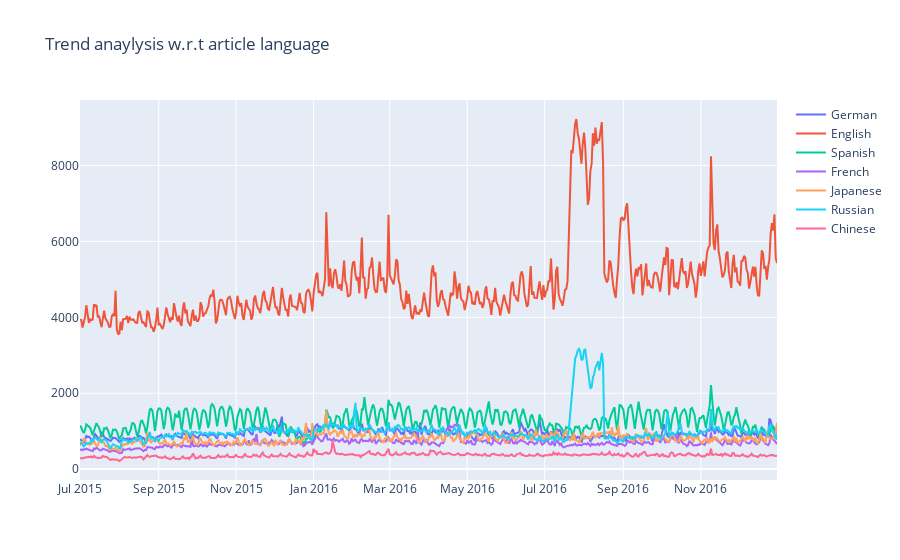

Here is the notebook cell this chart was saved with:
### Code cell
language_codes = {
    "de": "German",
    "en": "English",
    "es": "Spanish",
    "fr": "French",
    "ja": "Japanese",
    "ru": "Russian",
    "zh": "Chinese"
}

fig = go.Figure()
for lang in language_df.columns:
    fig.add_trace(go.Line(x=language_df.index, 
                          y = language_df[lang],
                          name = language_codes[lang]))
    
fig.update_layout(title = 'Trend anaylysis w.r.t article language')
fig.show()

### Figure 1 — Plotly figure (JSON) as saved in the notebook; plotly's stock layout.template omitted (floating-point values rounded to 4 significant figures; data arrays with more than 128 entries replaced by an {"elided": "..."} marker saying what was removed)
{"data": [{"name": "German", "type": "scatter", "x": {"elided": "550 str values"}, "y": {"elided": "550 float values"}}, {"name": "English", "type": "scatter", "x": {"elided": "550 str values"}, "y": {"elided": "550 float values"}}, {"name": "Spanish", "type": "scatter", "x": {"elided": "550 str values"}, "y": {"elided": "550 float values"}}, {"name": "French", "type": "scatter", "x": {"elided": "550 str values"}, "y": {"elided": "550 float values"}}, {"name": "Japanese", "type": "scatter", "x": {"elided": "550 str values"}, "y": {"elided": "550 float values"}}, {"name": "Russian", "type": "scatter", "x": {"elided": "550 str values"}, "y": {"elided": "550 float values"}}, {"name": "Chinese", "type": "scatter", "x": {"elided": "550 str values"}, "y": {"elided": "550 float values"}}], "layout": {"title": {"text": "Trend anaylysis w.r.t article language"}}}
